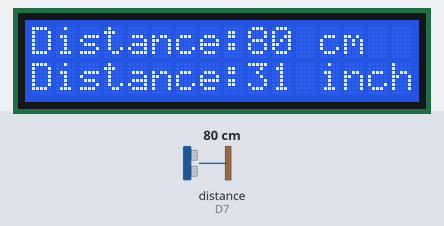
Bench run of a sketch on a simulated ESP8266 (NodeMCU). Shown: 16×2 character LCD. Wiring (inferred from the names in the program): ultrasonic range finder: trigger D6; echo D7. Inputs (shaded band) come from the test bench; at power-on: distance to the obstacle (sensor on D7) 80 cm. The echo pulse lasts 58.3 µs per cm; what the sketch prints to the serial monitor is not drawn.

Above: at 1.3 s.
1.4 s: distance to the obstacle (sensor on D7) set to 2 cm
At 2.7 s:
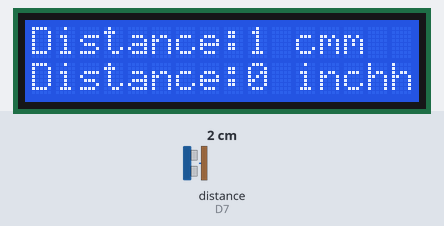
4.1 s: distance to the obstacle (sensor on D7) set to 18 cm
At 5.4 s:
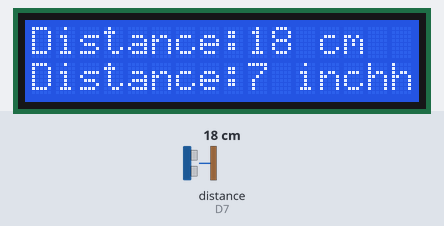
6.8 s: distance to the obstacle (sensor on D7) set to 4 cm
At 9.6 s:
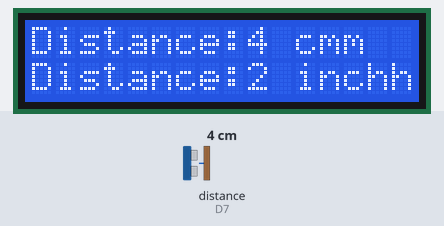
Timing chart, 0 to 11.1 s (numbered marks = the images above; inputs shaded):
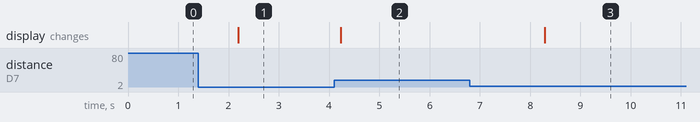

The sketch:

LCD_DISTANCE.ino
```cpp
#include <LiquidCrystal_I2C.h>
#define TRIGGERPIN D6
#define ECHOPIN D7


LiquidCrystal_I2C lcd(0x27, 16, 2);  // เลขฐาน 16 set LCD address to 0x27

int screenWidth = 16;
int screenHeight = 2;
void setup () {
  Serial.begin(57600);
  pinMode(TRIGGERPIN , OUTPUT);
  pinMode(ECHOPIN, INPUT);
  lcd.init();
  lcd.backlight();
  lcd.begin(screenWidth, screenHeight); // เซ็ตขนาดจอ
}
void loop(){

  lcd.setCursor(0, 0); // set บรรทัดแรก
  lcd.print("Distance: ");

  lcd.setCursor(0, 1); // set บรรทัดสอง
  lcd.print("Distance: ");

  long duration, distance;
  digitalWrite(TRIGGERPIN ,LOW);
  delayMicroseconds(3);

  digitalWrite(TRIGGERPIN, HIGH);
  delayMicroseconds(12);

  digitalWrite(TRIGGERPIN , LOW);
  duration = pulseIn(ECHOPIN, HIGH);
  distance = (duration/2) / 29.1; //ได้ระยะทาง เซนติเมตร

  lcd.setCursor(9, 0); // ตำแหน่ง X , Y ในจอ
  lcd.print(distance);
  lcd.print(" cm");
  lcd.setCursor(9, 1);
  lcd.print(distance * 0.39370,0);
  lcd.print(" inch");


  Serial.print("Distance: ");
  Serial.print(distance);
  Serial.println(" Cm");
  Serial.print("Distance: ");
  Serial.print(distance * 0.39370,0);
  Serial.println(" inch");
  delay(2000);
}
```

Measured:
- after the input at 1.4 s, the display: changes after 0.80 s (image 1)
- after the input at 4.1 s, the display: changes after 0.13 s (image 2)
- after the input at 6.8 s, the display: changes after 1.5 s (image 3)
